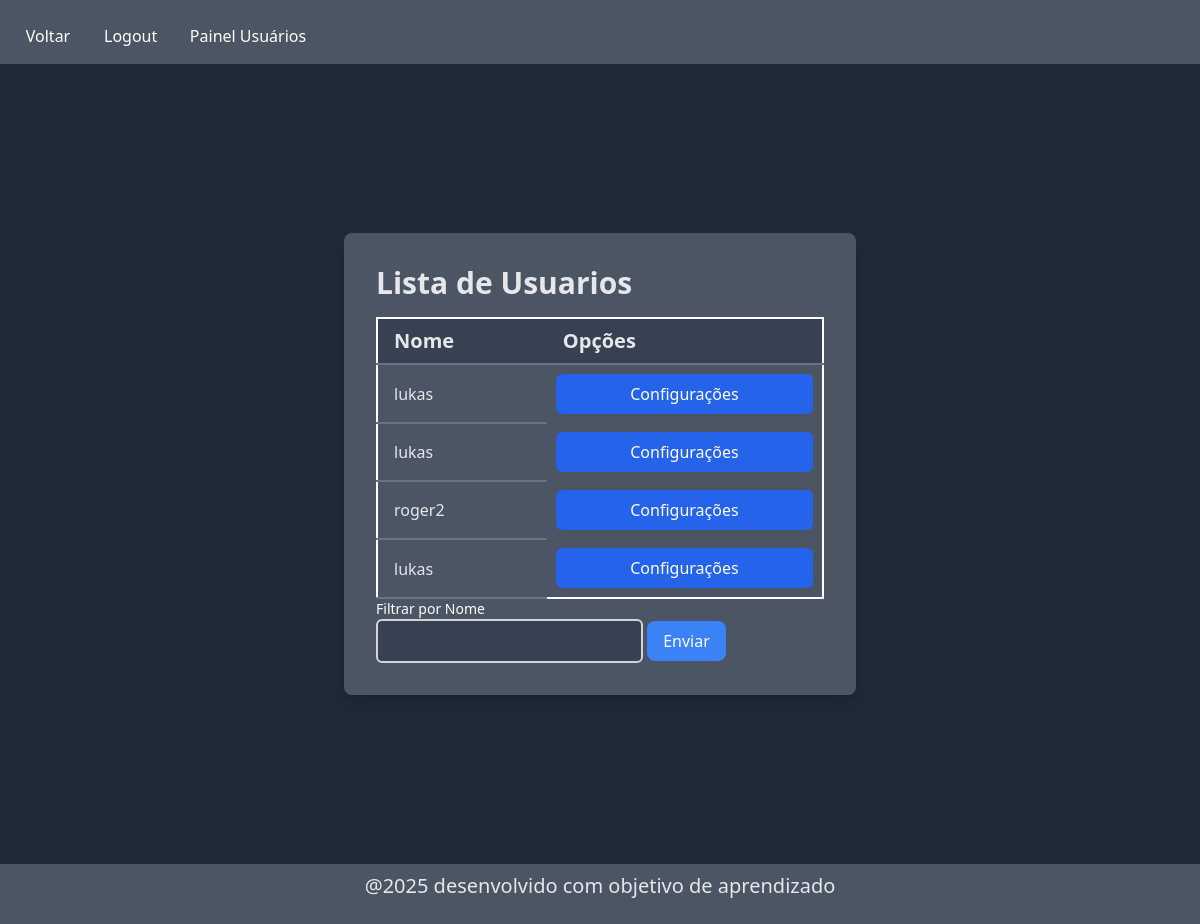
Screenshot of /painelUsuarios.php (signed in) with the database file from the repository.
### tables this page shows
CREATE TABLE usuarios(
	
  id INTEGER PRIMARY KEY AUTOINCREMENT,
  nome VARCHAR(255) NOT NULL,
  email VARCHAR (255) NOT NULL,
  senha VARCHAR (255) NOT NULL
);

### db.php (called while the page is built)
<?php
function db(){
    return $db = new PDO('sqlite:banco.sqlite');
}

### painelUsuarios.php (the view, shortened to what this page needs)
<?php
include 'db.php';
?>
<!DOCTYPE html>
<html lang="pt-br">
<head>
    <link href="https://cdn.jsdelivr.net/npm/tailwindcss@2.2.19/dist/tailwind.min.css" rel="stylesheet">
</head>
<body class="bg-gray-100 font-sans antialiased">
<?php include 'header.php' ?>
    <div class="min-h-screen bg-gray-800 flex flex-col items-center justify-center py-12 px-6">
        <div class="bg-gray-600 rounded-lg shadow-lg p-8 max-w-lg w-full">
            <h1 class="text-3xl font-semibold text-gray-200 mb-4">Lista de Usuarios</h1>
            <table class="w-full text-left table-auto border-collapse border-2 border-white">
                <thead>
                    <tr class="bg-gray-700 text-xl text-gray-200 w-full">
                        <th class="px-4 py-2 border-b-2 border-gray-500">Nome</th>
                        <th class="px-4 py-2 border-b-2 border-gray-500">Opções</th>
                    </tr>
                </thead>
                <tbody>
                    <?php
                    $query = db()->query("SELECT * FROM usuarios;");
                    $usuarios = $query->fetchAll();
                    if($usuarios == null){
                     echo '<td class="text-white px-4 py-2 border-b-2">Nenhum manga cadastrado...</td>';
                    ?>
                    <?php } foreach($usuarios as $usuario){ ?>
                    <tr class="bg-gray-600 text-gray-200 ">
                        <td class="px-4 py-2 border-b-2  border-gray-500"><?php echo $usuario['nome']?></td>
                        <td><a href="confUsuarios.php?id=<?php echo $usuario['id']?>" class="w-70 block text-center bg-blue-600 text-white py-2 px-3 m-2 rounded-md hover:bg-blue-700 transition">Configurações</></a>
                    </tr>
                    <?php } ?>
                </tbody>
            </table>
            <form action="" method="POST">
                <label for="titulo" class="block text-sm font-medium text-white">Filtrar por Nome</label>
                <input type="text" name="nome" id="nome" class="px-4 py-2 border-2 border-gray-300 rounded-md bg-gray-700 text-white focus:outline-none focus:ring-2 focus:ring-blue-500 focus:border-transparent" required>
                    <button type="submit" name="filtrar_nome" class="bg-blue-500 text-white py-2 px-4 rounded-lg hover:bg-blue-600">
                        Enviar
                    </button>
        </div>
    </div>
    <?php include 'footer.php' ?>
</body>
</html>

### rows the page displays
usuarios: nome "lukas"
usuarios: nome "lukas"
usuarios: nome "roger2"
usuarios: nome "lukas"
